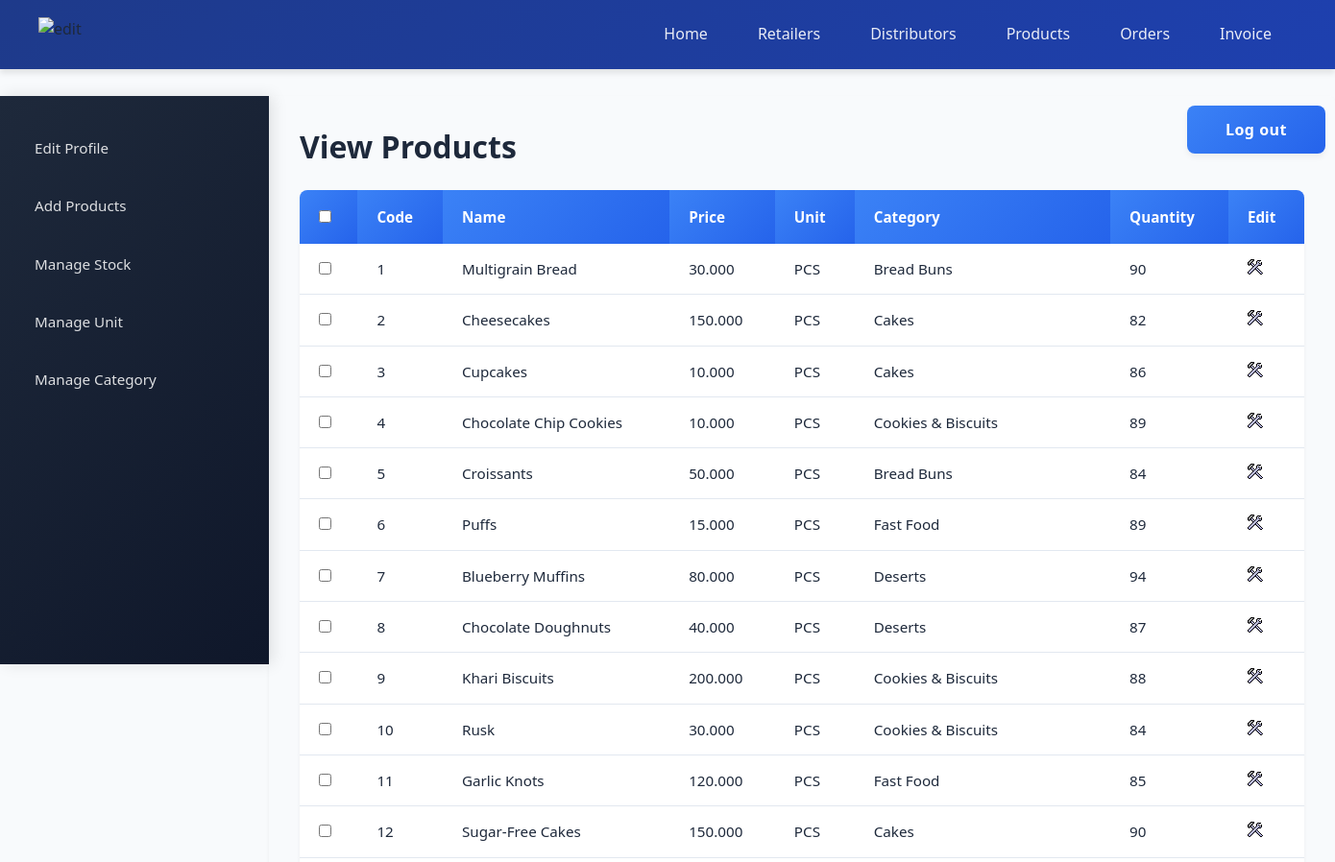
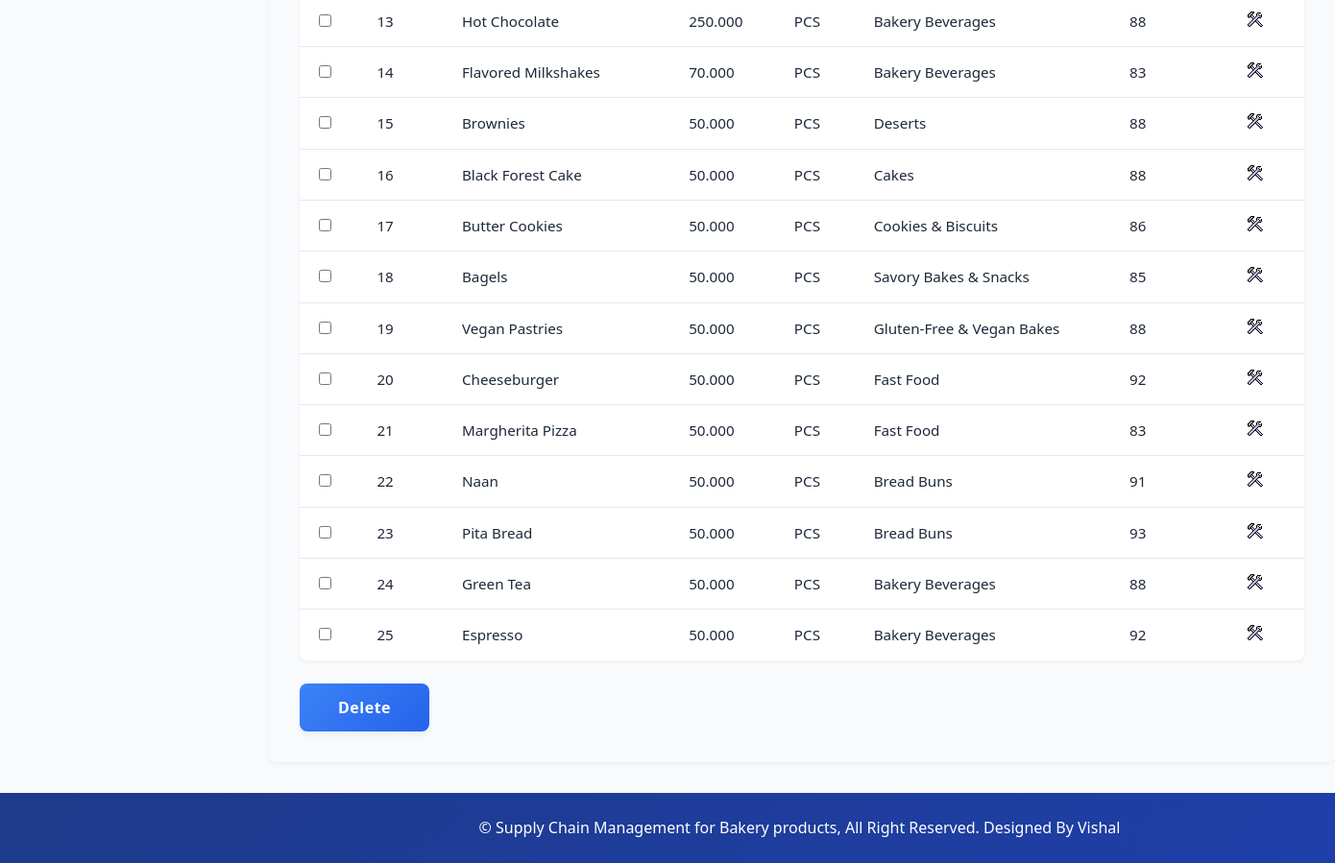
Page /manufacturer/view_products.php (signed in) on the committed database (2 pictures, top to bottom).
### tables this page shows
CREATE TABLE `products` (
  `pro_id` int(11) NOT NULL,
  `pro_name` varchar(25) NOT NULL,
  `pro_desc` text DEFAULT NULL,
  `pro_price` decimal(10,3) NOT NULL,
  `unit` int(11) NOT NULL,
  `pro_cat` int(11) NOT NULL,
  `quantity` int(6) DEFAULT NULL
);

CREATE TABLE `unit` (
  `id` int(11) NOT NULL,
  `unit_name` varchar(20) NOT NULL,
  `unit_details` text DEFAULT NULL
);

CREATE TABLE `categories` (
  `cat_id` int(11) NOT NULL,
  `cat_name` varchar(25) NOT NULL,
  `cat_details` text DEFAULT NULL
);

### manufacturer/view_products.php (the view, shortened to what this page needs)
<?php
	include("../includes/config.php");
	if(isset($_SESSION['manufacturer_login'])) {
			$query_selectProducts = "SELECT * FROM products,categories,unit WHERE products.pro_cat=categories.cat_id AND products.unit=unit.id ORDER BY pro_id";
			$result_selectProducts = mysqli_query($con,$query_selectProducts);
		}
		else {
			header('Location:../index.php');
		}
?>
<!DOCTYPE html>
<html>
<head>
	<link rel="stylesheet" href="../includes/main_style.css" >
</head>
<body>
	<?php
		include("../includes/nav_manufacturer.inc.php");
		include("../includes/aside_manufacturer.inc.php");
	?>
	<section>
		<h1>View Products</h1>
		<form action="" method="POST" class="form">
		<table class="table_displayData">
			<tr>
				<th> <input type="checkbox" onClick="toggle(this)" /> </th>
				<th> Code </th>
				<th> Name </th>
				<th> Price </th>
				<th> Unit </th>
				<th> Category </th>
				<th> Quantity </th>
				<th> Edit </th>
			</tr>
			<?php $i=1; while($row_selectProducts = mysqli_fetch_array($result_selectProducts)) { ?>
			<tr>
				<td> <input type="checkbox" name="chkId[]" value="<?php echo $row_selectProducts['pro_id']; ?>" /> </td>
				<td> <?php echo $row_selectProducts['pro_id']; ?> </td>
				<td> <?php echo $row_selectProducts['pro_name']; ?> </td>
				<td> <?php echo $row_selectProducts['pro_price']; ?> </td>
				<td> <?php echo $row_selectProducts['unit_name']; ?> </td>
				<td> <?php echo $row_selectProducts['cat_name']; ?> </td>
				<td> <?php if($row_selectProducts['quantity'] == NULL){ echo "N/A";} else {echo $row_selectProducts['quantity'];} ?> </td>
				<td> <a href="edit_product.php?id=<?php echo $row_selectProducts['pro_id']; ?>"><img src="../images/edit.png" alt="edit" /></a> </td>
			</tr>
			<?php $i++; } ?>
		</table>
		<input type="submit" value="Delete" class="submit_button"/>
		</form>
	</section>
	<?php
		include("../includes/footer.inc.php");
	?>
</body>
</html>

### includes/nav_manufacturer.inc.php
<nav>
  <div class="nav-logo">
  <img src="../images/supply.jpg" alt="edit" />
</div>
	<a href="index.php">Home</a><a href="../manufacturer/view_retailer.php">Retailers</a><a href="../manufacturer/view_distributor.php">Distributors</a><a href="../manufacturer/view_products.php">Products</a><a href="../manufacturer/view_orders.php">Orders</a><a href="../manufacturer/view_invoice.php">Invoice</a>
</nav>

### includes/aside_manufacturer.inc.php
<table class="table_mainWrapper">
<tr>
<td id="td_aside">
<aside>
	<a href="../manufacturer/edit_profile.php">Edit Profile</a><a href="../manufacturer/add_product.php">Add Products</a><a href="../manufacturer/manage_stock.php">Manage Stock</a><a href="../manufacturer/view_unit.php">Manage Unit</a><a href="../manufacturer/view_category.php">Manage Category</a>
</aside>
</td>
<td id="td_section">
<a href="../logout.php"><input type="button" value="Log out" class="submit_button" style="float:right;margin:10px;"/></a>

### includes/footer.inc.php
</td>
</tr>
</table>
<footer>© Supply Chain Management for Bakery products, All Right Reserved. Designed By Vishal</footer>

### includes/main_style.css (style rules this page uses)
* { font-family: 'Segoe UI', Roboto, -apple-system, sans-serif; margin: 0; padding: 0; box-sizing: border-box; }
body { margin: auto; background-color: #f8fafc; color: #1e293b; line-height: 1.6; }
a { text-decoration: none; color: inherit; }
.submit_button { font-size: 1rem; padding: 0.875rem 2.5rem; background: linear-gradient(135deg, #3b82f6 0%, #2563eb 100%); border: none; border-radius: 8px; color: white; cursor: pointer; transition: all 0.3s cubic-bezier(0.4, 0, 0.2, 1); font-weight: 600; letter-spacing: 0.5px; box-shadow: 0 4px 6px rgba(0, 0, 0, 0.05); }
nav { display: flex; align-items: center; background: linear-gradient(135deg, #1e3a8a 0%, #1e40af 100%); padding: 0 2.5rem; box-shadow: 0 4px 6px rgba(0, 0, 0, 0.1); position: fixed; top: 0; left: 0; width: 100%; min-height: 72px; z-index: 1000; }
.nav-logo { display: flex; align-items: center; margin-right: auto; gap: 12px; }
.nav-logo img { height: 36px; width: auto; transition: transform 0.3s ease; }
nav a { color: rgba(255, 255, 255, 0.9); padding: 1rem 1.5rem; font-weight: 500; position: relative; transition: all 0.3s ease; border-radius: 6px; margin: 0 2px; }
.table_mainWrapper { width: 100%; border-collapse: collapse; }
#td_aside { width: 280px; height: 74vh; position: fixed; left: 0; top: 100px; bottom: -100px; background: linear-gradient(135deg, #1e293b 0%, #0f172a 100%); box-shadow: 4px 0 15px rgba(0, 0, 0, 0.1); transition: width 0.3s ease; z-index: 100; overflow-y: auto; }
aside { display: flex; flex-direction: column; padding: 1.5rem 0; height: 100%; }
aside a { color: rgba(255, 255, 255, 0.85); padding: 0.875rem 2rem; margin: 0.25rem 0; font-size: 0.95rem; font-weight: 500; border-left: 4px solid transparent; transition: all 0.3s cubic-bezier(0.4, 0, 0.2, 1); display: flex; align-items: center; gap: 12px; white-space: nowrap; }
body { margin-left: 280px; min-height: 100vh; margin-top: 100px; overflow-x: hidden; }
#td_section { vertical-align: top; background-color: #f8fafc; }
section { max-width: 1200px; width: 100%; padding: 2rem; margin: 0 auto; }
section h1 { margin: 0 0 1.5rem; font-weight: 700; color: #1e293b; font-size: 2rem; line-height: 1.3; }
table { border-collapse: separate; border-spacing: 0; width: 100%; margin: 1.5rem 0; font-size: 0.95rem; background: white; border-radius: 8px; overflow: hidden; box-shadow: 0 2px 4px rgba(0, 0, 0, 0.05); }
.table_displayData th { background: linear-gradient(135deg, #3b82f6 0%, #2563eb 100%); color: white; padding: 1rem 1.25rem; font-weight: 600; text-align: left; }
.table_displayData td { padding: 0.875rem 1.25rem; border-bottom: 1px solid #e2e8f0; }
.table_displayData tr:last-child td { border-bottom: none; }
footer { clear: both; padding: 1.5rem; background: linear-gradient(135deg, #1e3a8a 0%, #1e40af 100%); color: white; font-size: 1rem; font-weight: 500; margin-top: 2rem; bottom: 0; margin-left: -280px; width: 150%; display: flex; align-items: center; justify-content: center; }

### rows in the picture
products: pro_id "1", pro_name "Multigrain Bread", pro_price "30.000", unit.unit_name "PCS", pro_cat.cat_name "Bread Buns", quantity "90"
products: pro_id "2", pro_name "Cheesecakes", pro_price "150.000", unit.unit_name "PCS", pro_cat.cat_name "Cakes", quantity "82"
products: pro_id "3", pro_name "Cupcakes", pro_price "10.000", unit.unit_name "PCS", pro_cat.cat_name "Cakes", quantity "86"
products: pro_id "4", pro_name "Chocolate Chip Cookies", pro_price "10.000", unit.unit_name "PCS", pro_cat.cat_name "Cookies & Biscuits", quantity "89"
products: pro_id "5", pro_name "Croissants", pro_price "50.000", unit.unit_name "PCS", pro_cat.cat_name "Bread Buns", quantity "84"
products: pro_id "6", pro_name "Puffs", pro_price "15.000", unit.unit_name "PCS", pro_cat.cat_name "Fast Food", quantity "89"
products: pro_id "7", pro_name "Blueberry Muffins", pro_price "80.000", unit.unit_name "PCS", pro_cat.cat_name "Deserts", quantity "94"
products: pro_id "8", pro_name "Chocolate Doughnuts", pro_price "40.000", unit.unit_name "PCS", pro_cat.cat_name "Deserts", quantity "87"
products: pro_id "9", pro_name "Khari Biscuits", pro_price "200.000", unit.unit_name "PCS", pro_cat.cat_name "Cookies & Biscuits", quantity "88"
products: pro_id "10", pro_name "Rusk", pro_price "30.000", unit.unit_name "PCS", pro_cat.cat_name "Cookies & Biscuits", quantity "84"
products: pro_id "11", pro_name "Garlic Knots", pro_price "120.000", unit.unit_name "PCS", pro_cat.cat_name "Fast Food", quantity "85"
products: pro_id "12", pro_name "Sugar-Free Cakes", pro_price "150.000", unit.unit_name "PCS", pro_cat.cat_name "Cakes", quantity "90"
products: pro_id "13", pro_name "Hot Chocolate", pro_price "250.000", unit.unit_name "PCS", pro_cat.cat_name "Bakery Beverages", quantity "88"
products: pro_id "14", pro_name "Flavored Milkshakes", pro_price "70.000", unit.unit_name "PCS", pro_cat.cat_name "Bakery Beverages", quantity "83"
products: pro_id "15", pro_name "Brownies", pro_price "50.000", unit.unit_name "PCS", pro_cat.cat_name "Deserts", quantity "88"
products: pro_id "16", pro_name "Black Forest Cake", pro_price "50.000", unit.unit_name "PCS", pro_cat.cat_name "Cakes", quantity "88"
products: pro_id "17", pro_name "Butter Cookies", pro_price "50.000", unit.unit_name "PCS", pro_cat.cat_name "Cookies & Biscuits", quantity "86"
products: pro_id "18", pro_name "Bagels", pro_price "50.000", unit.unit_name "PCS", pro_cat.cat_name "Savory Bakes & Snacks", quantity "85"
products: pro_id "19", pro_name "Vegan Pastries", pro_price "50.000", unit.unit_name "PCS", pro_cat.cat_name "Gluten-Free & Vegan Bakes", quantity "88"
products: pro_id "20", pro_name "Cheeseburger", pro_price "50.000", unit.unit_name "PCS", pro_cat.cat_name "Fast Food", quantity "92"
products: pro_id "21", pro_name "Margherita Pizza", pro_price "50.000", unit.unit_name "PCS", pro_cat.cat_name "Fast Food", quantity "83"
products: pro_id "22", pro_name "Naan", pro_price "50.000", unit.unit_name "PCS", pro_cat.cat_name "Bread Buns", quantity "91"
products: pro_id "23", pro_name "Pita Bread", pro_price "50.000", unit.unit_name "PCS", pro_cat.cat_name "Bread Buns", quantity "93"
products: pro_id "24", pro_name "Green Tea", pro_price "50.000", unit.unit_name "PCS", pro_cat.cat_name "Bakery Beverages", quantity "88"
products: pro_id "25", pro_name "Espresso", pro_price "50.000", unit.unit_name "PCS", pro_cat.cat_name "Bakery Beverages", quantity "92"
